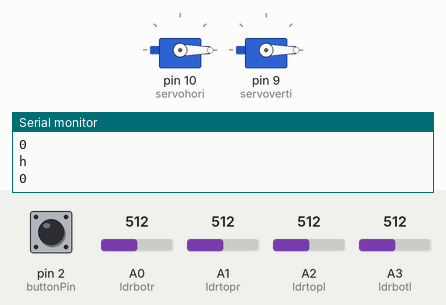
Recording of a sketch running on a simulated Arduino Uno, built with avr-gcc and run on an emulated ATmega328P. Shown: 2 × servo, the last lines printed to the serial monitor. The inputs (shaded band) are chosen by the test bench; at power-on: A0 (ldrbotr) = 512, A3 (ldrbotl) = 512, A1 (ldrtopr) = 512, A2 (ldrtopl) = 512, pin 2 (buttonPin) LOW.

Above: at 1.2 s.
1.3 s: A0 (ldrbotr) set to 522
At 4.26 s:
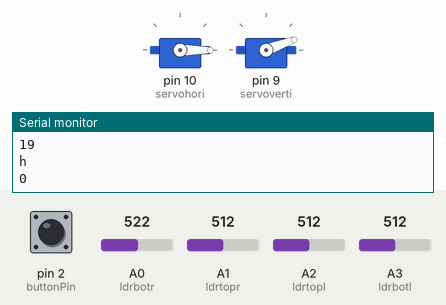
4.3 s: A3 (ldrbotl) set to 532
At 6.09 s:
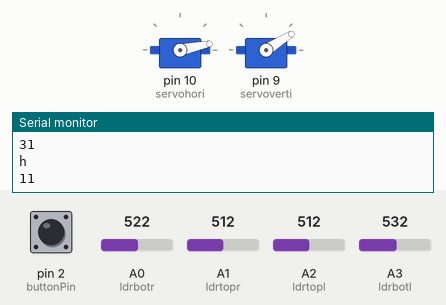
7.3 s: A1 (ldrtopr) set to 522
At 7.71 s:
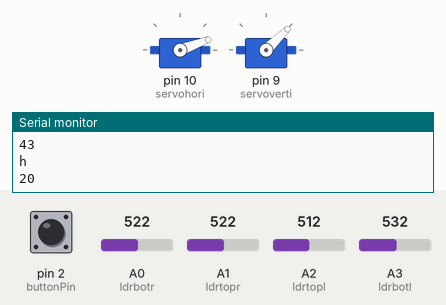
10.3 s: A2 (ldrtopl) set to 716
At 10.48 s:
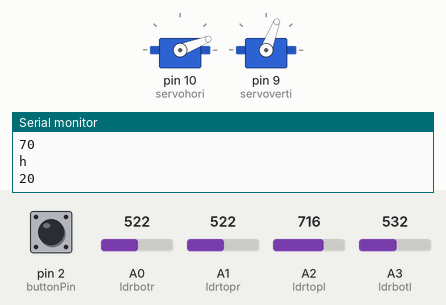
13.3 s: pin 2 (buttonPin) pulled HIGH for 0.15 s
16.3 s: A3 (ldrbotl) set to 716
At 16.53 s:
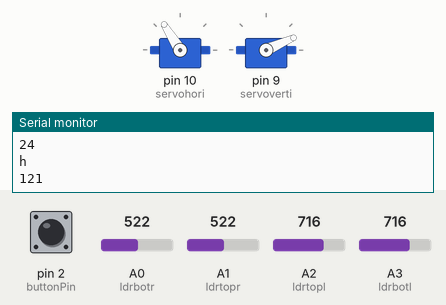
Timing chart, 0 to 21.9 s (numbered marks = the images above; inputs shaded):
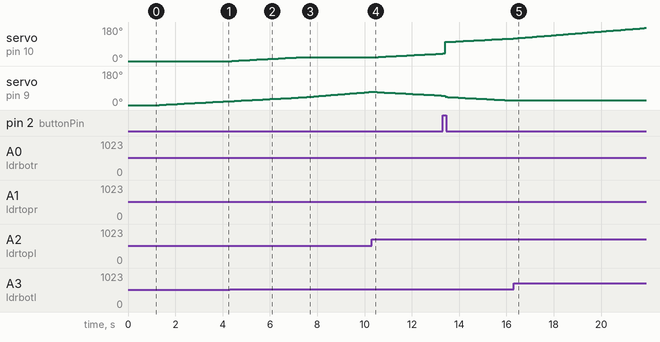

The sketch:

Panel1.ino
```cpp
// constants won't change. They're used here to
// set pin numbers:
#include <Servo.h>
//defining Servos
Servo servohori;
int servoh = 0;
int servohLimitHigh = 160;
int servohLimitLow = 160;

Servo servoverti;
int servov = 0;
int servovLimitHigh = 160;
int servovLimitLow = 160;
//Assigning LDRs
int ldrtopl = 2; //top left LDR green
int ldrtopr = 1; //top right LDR yellow
int ldrbotl = 3; // bottom left LDR blue
int ldrbotr = 0; // bottom right LDR orange

const int buttonPin = 2;     // the number of the pushbutton pin

// variables will change:
int buttonState = 0;         // variable for reading the pushbutton status

void setup() {
  // initialize the LED pin as an output:
  // initialize the pushbutton pin as an input:
    servohori.attach(10);
  servohori.write(0);
  servoverti.attach(9);
  servoverti.write(0);
  delay(50);
  pinMode(buttonPin, INPUT);
  Serial.begin(9600);

}

void loop() {
  // read the state of the pushbutton value:
  buttonState = digitalRead(buttonPin);

  // check if the pushbutton is pressed.
  // if it is, the buttonState is HIGH:
  if (buttonState == HIGH) {//FLOWER MODE

    Serial.println("-----------------------------------");
    Serial.println("v");
  Serial.println(servov);
    Serial.println("h");
  Serial.println(servoh);
    servoverti.write(43);
    servohori.write(101);
  } else {
servoh = servohori.read();
  servov = servoverti.read();
  //capturing analog values of each LDR
  int topl = analogRead(ldrtopl);
  int topr = analogRead(ldrtopr);
  int botl = analogRead(ldrbotl);
  int botr = analogRead(ldrbotr);
  // calculating average
  int avgtop = (topl + topr) / 2; //average of top LDRs
  int avgbot = (botl + botr) / 2; //average of bottom LDRs
  int avgleft = (topl + botl) / 2; //average of left LDRs
  int avgright = (topr + botr) / 2; //average of right LDRs
  Serial.println("v");
  Serial.println(servov);
    Serial.println("h");
  Serial.println(servoh);
  if (avgtop < avgbot)
  {
    servoverti.write(servov +1);
    if (servov > servovLimitHigh)
     {
      servov = servovLimitHigh;
     }
    delay(50);
  }
  else if (avgbot < avgtop)
  {
    servoverti.write(servov -1);
    if (servov < servovLimitLow)
  {
    servov = servovLimitLow;
  }
    delay(50);
  }
  else
  {
    servoverti.write(servov);
  }

  if (avgleft > avgright)
  {
    servohori.write(servoh +1);
    if (servoh > servohLimitHigh)
    {
    servoh = servohLimitHigh;
    }
    delay(50);
  }
  else if (avgright > avgleft)
  {
    servohori.write(servoh -1);
    if (servoh < servohLimitLow)
     {
     servoh = servohLimitLow;
     }
    delay(50);
  }
  else
  {
    servohori.write(servoh);
  }
  delay(50);
  }
}
```

Measured:
- the behaviour switches between 513 and 514 on A0 (ldrbotr) (found by bisection; images 0 and 1)
- the behaviour switches between 523 and 524 on A3 (ldrbotl) (found by bisection; images 1 and 2)
- the behaviour switches between 521 and 522 on A1 (ldrtopr) (found by bisection; images 2 and 3)
- after the input at 1.3 s, servo on pin 9 (servoverti): moves from 0° to 20° over 2.9 s, starting at once
- after the input at 4.3 s, servo on pin 10 (servohori): moves from 0° to 20° over 2.9 s, starting after 0.09 s
- after the input at 7.3 s, servo on pin 10 (servohori): stays 20° (without the input it goes to 21° after 0.11 s)
- after the input at 10.3 s, servo on pin 10 (servohori): moves from 20° to 39° over 2.7 s, starting after 0.14 s
- after the input at 16.3 s, servo on pin 9 (servoverti): stays 24° (without the input it goes to 23° after 0.08 s)
